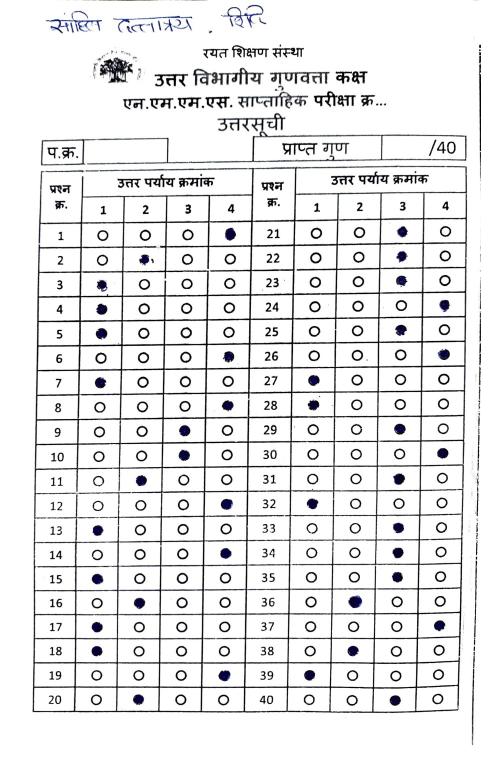
#> input picture testS.jpg, 961 x 1536 px (shown at 1/2 size)
$ python test_uploaded_image.py testS.jpg   (older library calls are emulated)
#> lines starting #> are read from the running program, lines starting #| are printed output that depends on the picture; after the words box and inside, x2 and y2 are one past the last pixel; in counts of white or black regions, pixels touching at a corner belong together
#> in preprocess_for_omr, img is the input picture: shape (1536, 961, 3); mean B, G, R 231.1, 230.3, 230.3
### enhancer.py
"""
Image preprocessing pipeline for OMR sheets - v4.0

Improvements over v3:
  - Image quality validation (blur, brightness, exposure) before processing
  - EXIF-aware orientation correction for phone photos
  - Adaptive shadow removal: kernel tuned to per-image illumination spread
  - Adaptive CLAHE: clip-limit tuned to per-image histogram contrast
  - Adaptive sharpening: strength scaled to measured edge density
  - Guided upscaling for low-resolution inputs (< 800 px wide)
  - Glare/overexposure masking: saturated regions inpainted before thresholding
  - preprocess_for_omr() returns (gray, ImageQuality|None) tuple

Usage:
    from enhancer import preprocess_for_omr, validate_image_quality, enhance_image

    gray, quality = preprocess_for_omr("raw.jpg", validate=True)
    if not quality.is_acceptable:
        print("Bad frame:", quality.reason)
"""

import cv2
import numpy as np
import struct
from dataclasses import dataclass
from typing import Optional, Tuple


# ---------------------------------------------------------------------------
# Quality assessment
# ---------------------------------------------------------------------------

@dataclass
class ImageQuality:
    """Numeric quality indicators for a captured OMR frame."""
    blur_score: float
    brightness: float
    contrast: float
    overexposed_pct: float
    underexposed_pct: float
    is_acceptable: bool
    reason: str


_MIN_BLUR     = 60.0
_MIN_BRIGHT   = 60.0
_MAX_BRIGHT   = 230.0
_MIN_CONTRAST = 20.0
_MAX_OVEREXP  = 0.15
_MAX_UNDEREXP = 0.25


# [29 lines left out: function validate_image_quality, not called in this run]


# ---------------------------------------------------------------------------
# EXIF orientation
# ---------------------------------------------------------------------------

def _apply_exif_rotation(img_bgr: np.ndarray, img_bytes: bytes) -> np.ndarray:
    """Read EXIF orientation tag from raw bytes and rotate pixel data accordingly."""
    try:
        data = img_bytes

        def _get_orient(d: bytes) -> int:
            if len(d) < 12 or d[:2] != b'\xff\xd8':
                return 1
            off = 2
            while off < len(d) - 4:
                marker = d[off:off+2]
                seg_len = struct.unpack('>' + 'H', d[off+2:off+4])[0]
                if marker == b'\xff\xe1':
                    if d[off+4:off+10] != b'Exif\x00\x00':
                        break
                    tiff = d[off+10:]
                    endian = '>' if tiff[:2] == b'MM' else '<'
                    ifd_off = struct.unpack(endian + 'I', tiff[4:8])[0]
                    n = struct.unpack(endian + 'H', tiff[ifd_off:ifd_off+2])[0]
                    for i in range(n):
                        ent = tiff[ifd_off+2+i*12 : ifd_off+2+(i+1)*12]
                        if len(ent) < 12:
                            break
                        if struct.unpack(endian+'H', ent[:2])[0] == 0x0112:
                            return struct.unpack(endian+'H', ent[8:10])[0]
                    break
                off += 2 + seg_len
            return 1

        orient = _get_orient(data)
        if orient == 3:
            return cv2.rotate(img_bgr, cv2.ROTATE_180)
        if orient == 6:
            return cv2.rotate(img_bgr, cv2.ROTATE_90_CLOCKWISE)
        if orient == 8:
            return cv2.rotate(img_bgr, cv2.ROTATE_90_COUNTERCLOCKWISE)
    except Exception:
        pass
    return img_bgr


# ---------------------------------------------------------------------------
# Guided upscaling
# ---------------------------------------------------------------------------

def _ensure_min_resolution(img: np.ndarray, min_width: int = 800) -> np.ndarray:
    """Upscale images narrower than min_width so circle detection has enough pixels."""
#> called with min_width = 800
    h, w = img.shape[:2]
    if w < min_width:
        scale = min_width / w
        img = cv2.resize(img, (int(w * scale), int(h * scale)),
                         interpolation=cv2.INTER_CUBIC)
    return img


# ---------------------------------------------------------------------------
# Adaptive shadow removal
# ---------------------------------------------------------------------------

def _remove_shadow(gray: np.ndarray) -> np.ndarray:
    """
    Adaptive shadow removal.
    Kernel size is tuned to the spatial frequency of the illumination
    non-uniformity: large spread -> large kernel to span shadows;
    uniform lighting -> small kernel to preserve fine detail.
    """
    h, w = gray.shape
    tile = max(1, min(h, w) // 8)
    local_means = [
        float(np.mean(gray[ty:ty+tile, tx:tx+tile]))
        for ty in range(0, h - tile, tile)
        for tx in range(0, w - tile, tile)
    ]
    spread = float(np.std(local_means)) if local_means else 0.0
    k_frac = 0.07 if spread > 20 else 0.04
    k = max(15, int(min(h, w) * k_frac) | 1)
    kernel = cv2.getStructuringElement(cv2.MORPH_ELLIPSE, (k, k))
    background = cv2.morphologyEx(gray, cv2.MORPH_DILATE, kernel)
    diff = cv2.absdiff(background, gray)
    return cv2.normalize(diff, None, 0, 255, cv2.NORM_MINMAX)


# ---------------------------------------------------------------------------
# Glare / overexposure dampening
# ---------------------------------------------------------------------------

def _dampen_glare(gray: np.ndarray) -> np.ndarray:
    """
    Reduce saturated highlight regions (glare, window reflections).
    Pixels above 245 are inpainted from their local neighbourhood so they
    don't report as blank white paper during thresholding.
    """
    mask = (gray > 245).astype(np.uint8) * 255
    if not np.any(mask):
        return gray
    return cv2.inpaint(gray, mask, inpaintRadius=7, flags=cv2.INPAINT_TELEA)


# ---------------------------------------------------------------------------
# Adaptive CLAHE
# ---------------------------------------------------------------------------

def _adaptive_clahe(gray: np.ndarray) -> np.ndarray:
    """
    CLAHE with clip-limit tuned to per-image histogram spread.
    Low-contrast images get a higher clip; high-contrast images get lower clip
    to avoid noise amplification.
    """
    std = float(np.std(gray))
    clip = max(1.5, min(4.0, 4.0 - (std - 10.0) * (2.5 / 50.0)))
    return cv2.createCLAHE(clipLimit=clip, tileGridSize=(8, 8)).apply(gray)


# ---------------------------------------------------------------------------
# Adaptive sharpening
# ---------------------------------------------------------------------------

def _sharpen(gray: np.ndarray) -> np.ndarray:
    """
    Unsharp-mask sharpening with strength scaled to edge density.
    Blurry images get stronger sharpening; already-sharp images get a mild
    pass to avoid ringing on noise.
    """
    blur_score = float(cv2.Laplacian(gray, cv2.CV_64F).var())
    strength = max(0.2, min(0.6, 0.6 - (blur_score - 100) * (0.4 / 400.0)))
    blur = cv2.GaussianBlur(gray, (0, 0), sigmaX=1.5)
    sharpened = cv2.addWeighted(gray, 1.0 + strength, blur, -strength, 0)
    return np.clip(sharpened, 0, 255).astype(np.uint8)


# ---------------------------------------------------------------------------
# Deskew
# ---------------------------------------------------------------------------

def _deskew(img: np.ndarray) -> np.ndarray:
    """
    Correct rotation up to +/-15 deg using dominant Hough line angle.
    Extended from +/-10 deg to handle phone shots held at steeper angles.
    A morphological close after rotation fills the border pixels that
    warpAffine introduces so they don't get detected as spurious dark edges.
    """
    gray = img if img.ndim == 2 else cv2.cvtColor(img, cv2.COLOR_BGR2GRAY)
    edges = cv2.Canny(gray, 40, 120, apertureSize=3)
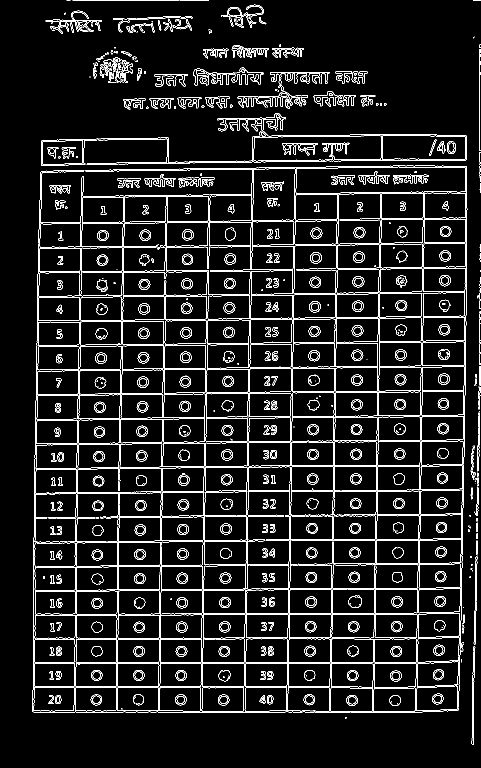
#> edges: shape (1536, 961) (shown at 1/2 size); 7.3% white in thin lines or dots
    lines = cv2.HoughLinesP(
        edges, 1, np.pi / 180,
        threshold=80,
        minLineLength=max(50, img.shape[1] // 8),
        maxLineGap=20,
    )
#> lines = 394 rows, first 6: [156, 939, 164, 493], [66, 1375, 699, 1375], [322, 1130, 334, 391], [744, 1425, 754, 841], [66, 1324, 750, 1324], [320, 1101, 332, 390]
    if lines is None or len(lines) < 5:
        return img

    angles = []
    for line in lines[:80]:
        x1, y1, x2, y2 = line[0]
        if x2 != x1:
            a = np.degrees(np.arctan2(y2 - y1, x2 - x1))
            if abs(a) <= 15:
                angles.append(a)
#> this loop made 80 passes
#> (x1, y1, x2, y2, a) on passes 1 to 8: (156, 939, 164, 493, -88.97), (66, 1375, 699, 1375, 0), (322, 1130, 334, 391, -89.07), (744, 1425, 754, 841, -89.02), (66, 1324, 750, 1324, 0), (320, 1101, 332, 390, -89.03), (67, 1424, 659, 1424, 0), (158, 662, 162, 403, -89.12)
#> after the loop, angles = 44 values, max 0 at index 0, min -1.12 at index 25, mean -0.424

    if not angles:
        return img

    skew = float(np.median(angles))
#> skew = -0.335
    if abs(skew) < 0.3:
        return img

    h, w = img.shape[:2]
    M = cv2.getRotationMatrix2D((w / 2, h / 2), skew, 1.0)
#> M = [[1, -0.00585, 4.5], [0.00585, 1, -2.8]]
    rotated = cv2.warpAffine(img, M, (w, h), flags=cv2.INTER_CUBIC,
                              borderMode=cv2.BORDER_REPLICATE)

    if rotated.ndim == 2:
        kc = cv2.getStructuringElement(cv2.MORPH_RECT, (3, 3))
        rotated = cv2.morphologyEx(rotated, cv2.MORPH_CLOSE, kc, iterations=1)
    return rotated


# ---------------------------------------------------------------------------
# Full colour enhancement pipeline
# ---------------------------------------------------------------------------

def _enhance_opencv(img_bgr: np.ndarray) -> np.ndarray:
    """
    Full colour enhancement pipeline:
      1. Guided upscaling (if < 800 px wide)
      2. Deskew (up to +/-15 deg)
      3. Adaptive shadow removal
      4. Glare/overexposure dampening
      5. Adaptive CLAHE
      6. Adaptive unsharp-mask sharpening
      7. Mild fast NLM denoising
    """
    img_bgr = _ensure_min_resolution(img_bgr)
    img_bgr = _deskew(img_bgr)

    lab = cv2.cvtColor(img_bgr, cv2.COLOR_BGR2LAB)
#> lab: shape (1536, 961, 3); mean of channels 0, 1, 2 231, 128.2, 127.6
    l_ch, a_ch, b_ch = cv2.split(lab)
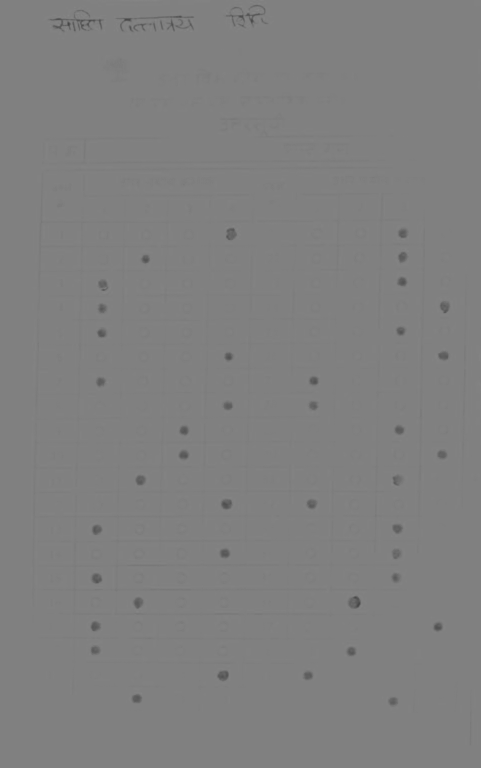
#> b_ch: shape (1536, 961) (shown at 1/2 size); min 67, max 137, mean 127.6

    l_ch = _dampen_glare(l_ch)
#> in _dampen_glare, `return cv2.inpaint(gray, mask, inpaintRadius=7, flags=cv2.INPAINT_TELEA)`:
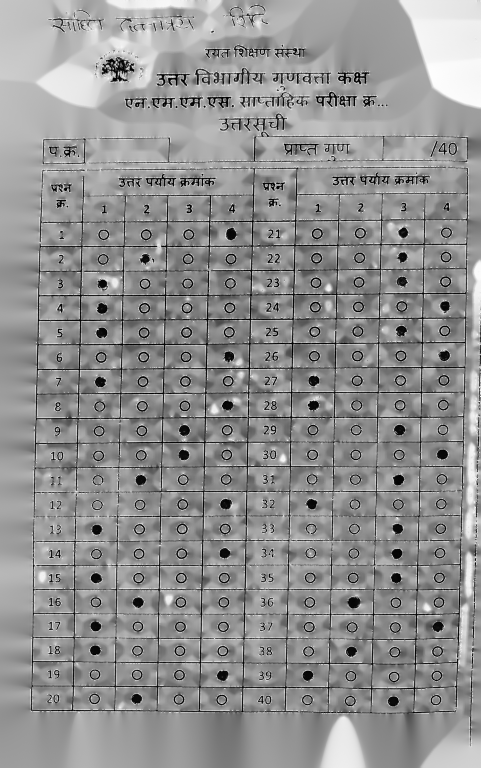
#> returned value: shape (1536, 961) (shown at 1/2 size); min 0, max 255, mean 145.2
    l_no_shadow = _remove_shadow(l_ch)
#> in _remove_shadow, `local_means = [ float(np.mean(gray[ty:ty+tile, tx:tx+tile])) for ty in..`: local_means = 96 values, max 236.9 at index 7, min 119.8 at index 43, mean 144.5
#> in _remove_shadow, `spread = float(np.std(local_means)) if local_means else 0.0`: spread = 20.2
#> in _remove_shadow, `k_frac = 0.07 if spread > 20 else 0.04`: k_frac = 0.07
#> in _remove_shadow, `k = max(15, int(min(h, w) * k_frac) | 1)`: k = 67
#> in _remove_shadow, `kernel = cv2.getStructuringElement(cv2.MORPH_ELLIPSE, (k, k))`:
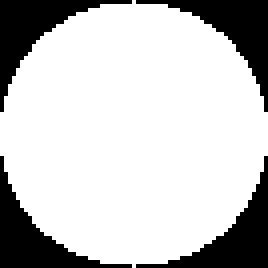
#> kernel: shape (67, 67) (shown 4 times larger); values 0 (black) and 1 (white), 77.5% white; 4 black regions, box (x1, y1, x2, y2) and area: (0, 0, 33, 28) 252, (34, 0, 67, 28) 252, (0, 39, 33, 67) 252, (34, 39, 67, 67) 252
#> in _remove_shadow, `diff = cv2.absdiff(background, gray)`:
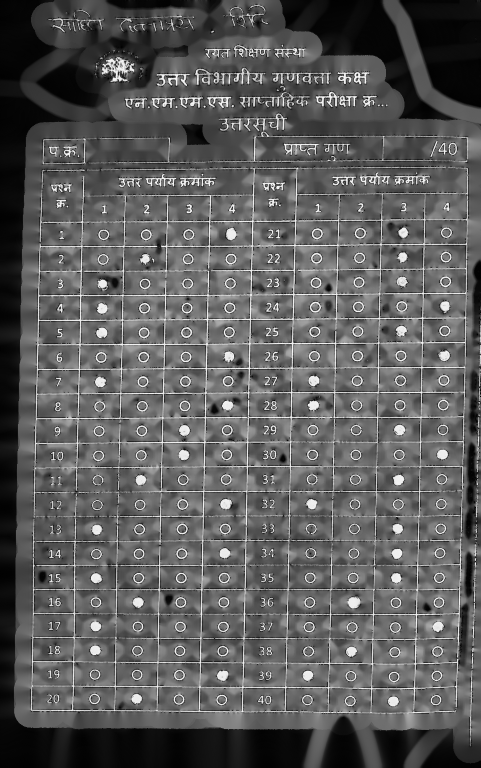
#> diff: shape (1536, 961) (shown at 1/2 size); min 0, max 252, mean 91.9
    l_eq = _adaptive_clahe(l_no_shadow)
#> in _adaptive_clahe, `std = float(np.std(gray))`: std = 53.7
#> in _adaptive_clahe, `clip = max(1.5, min(4.0, 4.0 - (std - 10.0) * (2.5 / 50.0)))`: clip = 1.82

    enhanced = cv2.cvtColor(cv2.merge([l_eq, a_ch, b_ch]), cv2.COLOR_LAB2BGR)

    sharpened = cv2.merge([_sharpen(c) for c in cv2.split(enhanced)])
#> in _sharpen, `blur_score = float(cv2.Laplacian(gray, cv2.CV_64F).var())`: blur_score = 7128
#> in _sharpen, `strength = max(0.2, min(0.6, 0.6 - (blur_score - 100) * (0.4 / 400.0)))`: strength = 0.2
#> in _sharpen (call 2), `blur_score = float(cv2.Laplacian(gray, cv2.CV_64F).var())`: blur_score = 7067.4
#> in _sharpen (call 2), `blur = cv2.GaussianBlur(gray, (0, 0), sigmaX=1.5)`:
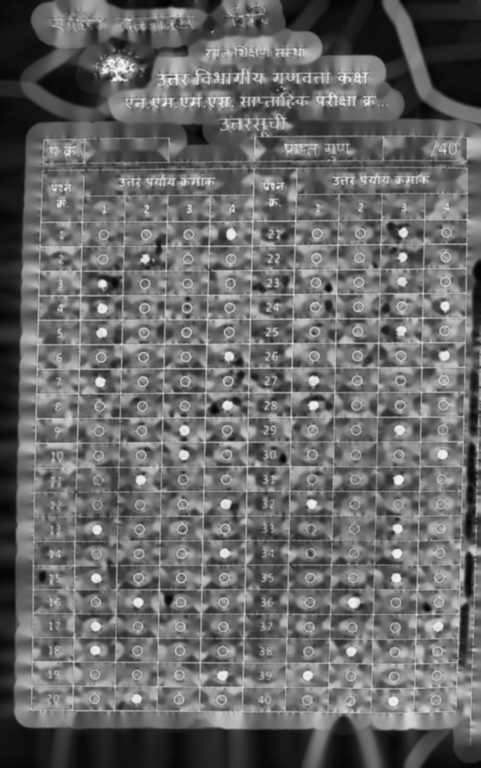
#> blur: shape (1536, 961) (shown at 1/2 size); min 4, max 246, mean 104.3
#> sharpened: shape (1536, 961, 3)

    return cv2.fastNlMeansDenoisingColored(
        sharpened, None, h=4, hColor=4,
        templateWindowSize=7, searchWindowSize=21,
    )
#> returned value: shape (1536, 961, 3)


# ---------------------------------------------------------------------------
# Public API
# ---------------------------------------------------------------------------

def preprocess_for_omr(
    input_path: str,
    validate: bool = False,
) -> Tuple[np.ndarray, Optional[ImageQuality]]:
    """
    Load an image, optionally validate quality, enhance it, and return a
    preprocessed grayscale ndarray ready for circle detection.

    Pipeline:
        EXIF rotation -> upscale -> _enhance_opencv -> grayscale ->
        adaptive CLAHE -> glare dampening -> median blur

    Returns
    -------
    gray    : np.ndarray  uint8 grayscale ready for detection
    quality : ImageQuality or None (when validate=False)
    """
    with open(input_path, 'rb') as fh:
        raw_bytes = fh.read()

    img = cv2.imdecode(np.frombuffer(raw_bytes, np.uint8), cv2.IMREAD_COLOR)
    if img is None:
        raise RuntimeError(f"Cannot read image: {input_path}")

    img = _apply_exif_rotation(img, raw_bytes)

    quality = validate_image_quality(img) if validate else None

    enhanced = _enhance_opencv(img)
    gray = cv2.cvtColor(enhanced, cv2.COLOR_BGR2GRAY)
    gray = _adaptive_clahe(gray)
    gray = cv2.medianBlur(gray, 3)
    return gray, quality


# [10 lines left out: function enhance_image, not called in this run]

### omr_scanner.py
"""
OMR Scanner v4.0
Detects filled bubbles in 40-question, 4-option OMR answer sheets.

Improvements over v3:
  - preprocess_for_omr() now returns (gray, quality) tuple — quality checked
    before processing; bad images raise a descriptive RuntimeError early
  - Sheet validation: aspect-ratio check, minimum coverage, convexity score
  - High-resolution warping at fixed canonical size (1200x1600) for consistent
    circle detection regardless of input resolution
  - Adaptive thresholding block-size scaled to warped image dimensions
  - Contour-based circularity validation on every detected bubble candidate
    (rejects dust spots, print artefacts, partial circles at sheet edges)
  - Fill-percentage analysis with per-question dynamic baseline calibration
  - Robust row-Y estimation: DBSCAN-style gap outlier rejection before K-means
  - Multi-mark detection tightened: requires both dark intensity AND distinct
    fill-ratio separation between top-2 candidates
  - Stability buffer API: accepts a sequence of frames and only returns a
    result when N consecutive frames agree (eliminates motion blur captures)
  - Perspective correction uses full homography from all 4 sheet corners
  - Morphological closing on ink mask fills partially-erased bubble centres
"""

import cv2
import numpy as np
import sys
from typing import Dict, List, Optional, Tuple

from enhancer import preprocess_for_omr, validate_image_quality, ImageQuality

DEBUG_ENABLED = False

# Canonical output size after perspective warp — large enough for reliable
# circle detection, small enough to process quickly.
WARP_W, WARP_H = 1200, 1600


def _log(msg: str) -> None:
    if DEBUG_ENABLED:
        print(f"[OMR] {msg}")


# ---------------------------------------------------------------------------
# Sheet detection & validation
# ---------------------------------------------------------------------------

def _order_corners(pts: np.ndarray) -> np.ndarray:
    """Order 4 points as top-left, top-right, bottom-right, bottom-left."""
    pts = np.array(pts, dtype=np.float32).reshape(4, 2)
    s = pts.sum(axis=1)
    d = np.diff(pts, axis=1).ravel()
    tl = pts[int(np.argmin(s))]
    br = pts[int(np.argmax(s))]
    tr = pts[int(np.argmin(d))]
    bl = pts[int(np.argmax(d))]
    return np.array([tl, tr, br, bl], dtype=np.float32)


def _quad_aspect_ok(quad: np.ndarray, tol: float = 0.45) -> bool:
    """
    Check that the detected quad has an aspect ratio consistent with A4/Letter
    paper (portrait ~0.71 or landscape ~1.41).  Rejects wildly-skewed quads
    that are really shadows or table edges.
    """
    ordered = _order_corners(quad)
    tl, tr, br, bl = ordered
    w = float((np.linalg.norm(tr - tl) + np.linalg.norm(br - bl)) / 2)
    h = float((np.linalg.norm(bl - tl) + np.linalg.norm(br - tr)) / 2)
    if w < 1 or h < 1:
        return False
    ratio = h / w
    # Accept both portrait (h/w ~1.41) and landscape (h/w ~0.71) with tolerance
    return abs(ratio - 1.41) < tol or abs(ratio - 0.71) < tol


def _convexity_score(contour: np.ndarray) -> float:
    """Ratio of contour area to convex hull area — 1.0 for a perfect convex shape."""
    hull_area = cv2.contourArea(cv2.convexHull(contour))
    if hull_area < 1:
        return 0.0
    return cv2.contourArea(contour) / hull_area


def _detect_sheet_quad(gray: np.ndarray) -> Optional[np.ndarray]:
    """
    Find the OMR sheet as the largest convex 4-point contour.

    Validation added over v3:
      - Aspect ratio must be consistent with A4/Letter paper
      - Convexity score > 0.85 (rejects L-shaped or irregular blobs)
      - Sheet must cover at least 25 % of the frame
    """
    h, w = gray.shape
    img_area = float(h * w)

    proc = cv2.GaussianBlur(gray, (5, 5), 0)
    _, otsu = cv2.threshold(proc, 0, 255, cv2.THRESH_BINARY + cv2.THRESH_OTSU)
#> otsu: shape (1536, 961); 86.6% white; 366 black regions (42 under 20 px), largest, box (x1, y1, x2, y2) and area: (65, 331, 935, 1426) 104857, (175, 226, 933, 329) 6116, (386, 135, 527, 171) 2093
    edges = cv2.Canny(proc, 50, 150)
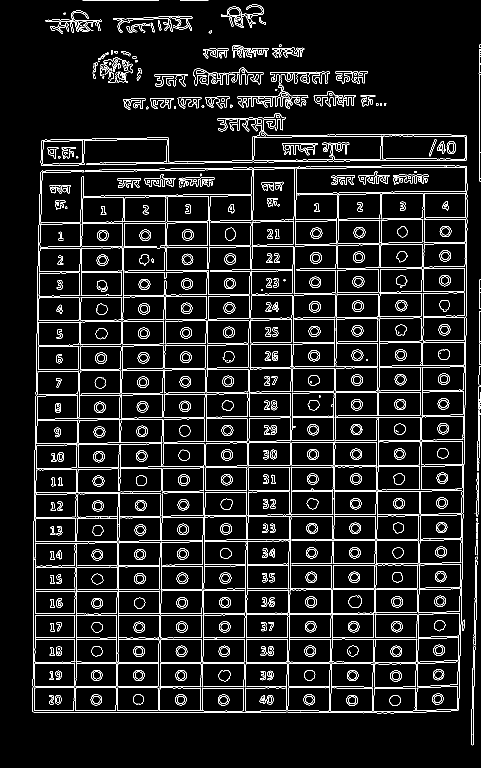
#> edges: shape (1536, 961) (shown at 1/2 size); 7.2% white in thin lines or dots
    combined = cv2.bitwise_or(otsu, edges)
#> combined: shape (1536, 961); 91.7% white; black in thin lines or dots
    kernel = np.ones((7, 7), np.uint8)
    combined = cv2.morphologyEx(combined, cv2.MORPH_CLOSE, kernel, iterations=2)
#> combined: shape (1536, 961); 99.5% white; 33 black regions, largest, box (x1, y1, x2, y2) and area: (700, 1195, 721, 1214) 371, (445, 1000, 462, 1017) 281, (361, 853, 378, 870) 277
#> (the rest of the program and of its run is left out)
